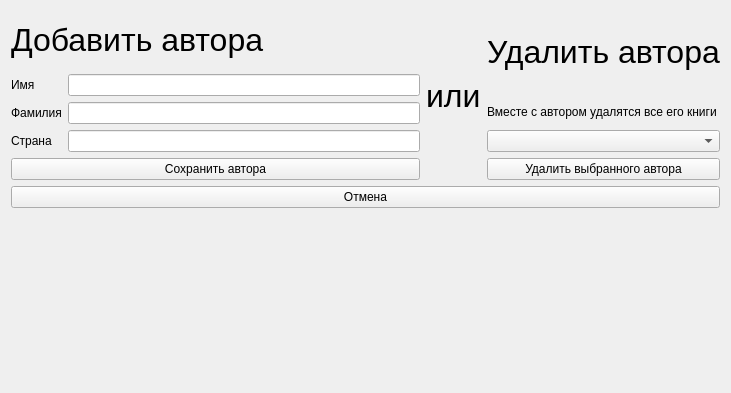
<?xml version="1.0" encoding="UTF-8"?>
<ui version="4.0">
 <class>Form</class>
 <widget class="QWidget" name="Form">
  <property name="geometry">
   <rect>
    <x>0</x>
    <y>0</y>
    <width>731</width>
    <height>393</height>
   </rect>
  </property>
  <property name="windowTitle">
   <string>Добавление автора</string>
  </property>
  <layout class="QGridLayout" name="gridLayout_2">
   <item row="0" column="0">
    <layout class="QVBoxLayout" name="verticalLayout_7">
     <item>
      <layout class="QGridLayout" name="gridLayout">
       <item row="0" column="0">
        <layout class="QVBoxLayout" name="verticalLayout_4">
         <item>
          <widget class="QLabel" name="label_4">
           <property name="styleSheet">
            <string notr="true">font-family: 'Comic Sans MS', Gadget, sans-serif;

font-size: 24pt;
</string>
           </property>
           <property name="text">
            <string>Добавить автора</string>
           </property>
          </widget>
         </item>
         <item>
          <layout class="QVBoxLayout" name="verticalLayout_3">
           <item>
            <layout class="QHBoxLayout" name="horizontalLayout">
             <item>
              <layout class="QVBoxLayout" name="verticalLayout_2">
               <item>
                <widget class="QLabel" name="label">
                 <property name="styleSheet">
                  <string notr="true">font-family: 'Comic Sans MS', Gadget, sans-serif;
</string>
                 </property>
                 <property name="text">
                  <string>Имя</string>
                 </property>
                </widget>
               </item>
               <item>
                <widget class="QLabel" name="label_3">
                 <property name="styleSheet">
                  <string notr="true">font-family: 'Comic Sans MS', Gadget, sans-serif;
</string>
                 </property>
                 <property name="text">
                  <string>Фамилия</string>
                 </property>
                </widget>
               </item>
               <item>
                <widget class="QLabel" name="label_2">
                 <property name="styleSheet">
                  <string notr="true">font-family: 'Comic Sans MS', Gadget, sans-serif;
</string>
                 </property>
                 <property name="text">
                  <string>Страна</string>
                 </property>
                </widget>
               </item>
              </layout>
             </item>
             <item>
              <layout class="QVBoxLayout" name="verticalLayout">
               <item>
                <widget class="QLineEdit" name="nameedit"/>
               </item>
               <item>
                <widget class="QLineEdit" name="surnameedit"/>
               </item>
               <item>
                <widget class="QLineEdit" name="countryedit"/>
               </item>
              </layout>
             </item>
            </layout>
           </item>
           <item>
            <widget class="QPushButton" name="save">
             <property name="text">
              <string>Сохранить автора</string>
             </property>
            </widget>
           </item>
          </layout>
         </item>
        </layout>
       </item>
       <item row="0" column="1">
        <widget class="QLabel" name="label_6">
         <property name="styleSheet">
          <string notr="true">font-family: 'Comic Sans MS', Gadget, sans-serif;

font-size: 24pt;
</string>
         </property>
         <property name="text">
          <string>или</string>
         </property>
        </widget>
       </item>
       <item row="0" column="2">
        <layout class="QVBoxLayout" name="verticalLayout_6">
         <item>
          <widget class="QLabel" name="label_5">
           <property name="styleSheet">
            <string notr="true">font-family: 'Comic Sans MS', Gadget, sans-serif;

font-size: 24pt;
</string>
           </property>
           <property name="text">
            <string>Удалить автора</string>
           </property>
          </widget>
         </item>
         <item>
          <layout class="QVBoxLayout" name="verticalLayout_5">
           <item>
            <widget class="QLabel" name="label_7">
             <property name="text">
              <string>Вместе с автором удалятся все его книги</string>
             </property>
            </widget>
           </item>
           <item>
            <widget class="QComboBox" name="authors">
             <property name="styleSheet">
              <string notr="true">font-family: 'Comic Sans MS', Gadget, sans-serif;
</string>
             </property>
            </widget>
           </item>
           <item>
            <widget class="QPushButton" name="remove">
             <property name="text">
              <string>Удалить выбранного автора</string>
             </property>
            </widget>
           </item>
          </layout>
         </item>
        </layout>
       </item>
      </layout>
     </item>
     <item>
      <widget class="QPushButton" name="back">
       <property name="text">
        <string>Отмена</string>
       </property>
      </widget>
     </item>
     <item>
      <widget class="QLabel" name="exc">
       <property name="text">
        <string/>
       </property>
      </widget>
     </item>
    </layout>
   </item>
  </layout>
 </widget>
 <resources/>
 <connections/>
</ui>
